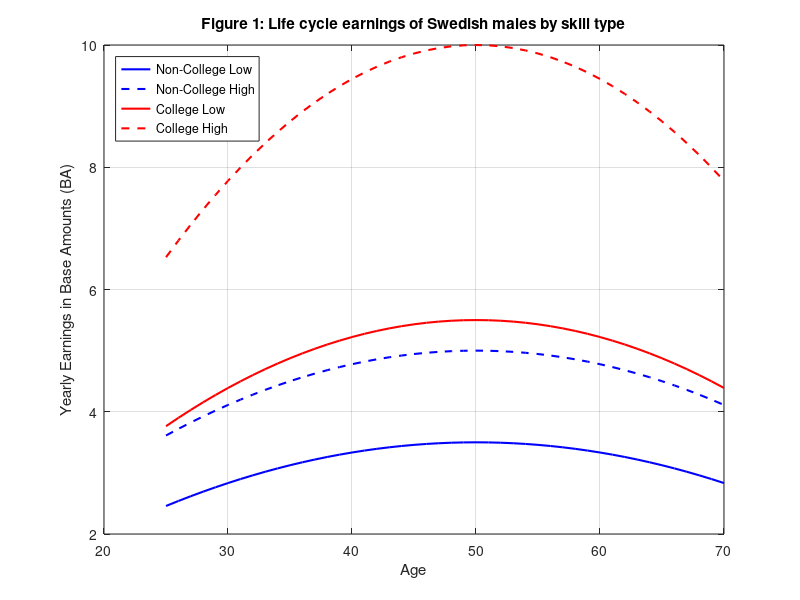

This chart was generated by the following MATLAB code: (Note: this script raises an error after producing the figure.)
% Laun & Wallenius (2015) - A Life Cycle Model of Health and Retirement: Swedish Pension Reform
% Full replication of LW2015, does all the model exercises from that paper.
%
%
% NOTE: the wage profiles (Params.w_low_i, Params.w_peak_premium_i) are our best-guess interpretations
% of LW2015; we cannot they are correct from the paper or any replication source. See inline comments for details. 
% The health-transition Markov chain (pi_z_J) is also a best-guess interpretation, but confident in it as explained in inline comments.

%% Sizes
Params.agejshifter=24;                          % first model period = age 25
N_j=80-Params.agejshifter;                      % 56 model periods, ages 25..80
Params.J=N_j;
Params.N_j=N_j;
Params.agej=1:N_j;
Params.age=Params.agej+Params.agejshifter;

n_d=5;                                          % action codes (see aprimeFn header)
n_k=100;                                        % assets
n_hist=1237;                                    % experienceasset: history index
n_a=[n_k,n_hist];                               % hist_idx last (experienceasset)
n_z=5;                                          % health state {1..5}: very bad..very good
N_i=4;                                          % PType: NCL, NCH, CL, CH
Names_i={'NCL','NCH','CL','CH'};


doPart=[0,0,0,1,1,1];
% doPart(1): pre-reform baseline
% doPart(2): regular pension reform only (post-reform PB + DI; OPB unchanged), partial eqm
% doPart(3): regular pension reform only, general eqm
% doPart(4): full reform (also post-reform OPB DC scheme), partial eqm
% doPart(5): full reform, general eqm
% doPart(6): welfare CEV (full GE vs pre-reform) -- closed form for log utility

% Make sure the subfolders to save output exist
if ~exist('SavedOutput','dir'); mkdir('SavedOutput'); end
if ~exist('./SavedOutput/LatexInputs','dir'); mkdir('./SavedOutput/LatexInputs'); end
if ~exist('./SavedOutput/Graphs','dir'); mkdir('./SavedOutput/Graphs'); end

%% hist_idx layout -- READ THIS BEFORE CHANGING ANYTHING ABOVE
% hist_idx is the experienceasset and encodes the agent's "employment history"
% as a single integer in {1..1237}. It tracks three pieces of information:
%   swa = first stop-work age      (model period; 0 = never stopped)
%   dia = first DI-claim age       (model period; 0 = never claimed DI)
%   pba = first PB-claim age       (model period; 0 = never claimed PB)
% All three transitions are absorbing (work is absorbing once stopped, DI and
% PB claims cannot be reversed). LW2016's replication code uses the same
% scheme; LW2015 describes it as "each possible employment history" (p.129).
%
% The unconstrained product {swa,dia,pba} has 57 x 41 x 21 = 49,077 entries,
% but only ~2.5% of those are reachable because:
%   (i)  if DI is claimed then swa = dia (you can't work while on DI), and
%   (ii) DI and PB are mutually exclusive pre-65 (auto-conversion at 65 is
%        mechanical, not a separate claim).
% We therefore compress the reachable subset into 1237 integer indices, split
% into two contiguous blocks:
%   Block A (no DI, indices 1..1197):  dia = 0; (swa, pba) cartesian.
%       swa ranges over {0,1..56} (57 values; 0 = never stopped).
%       pba ranges over {0,37..56} (21 values; 0 = never, 37 corresponds to
%       age 61, the earliest claim age).
%       Encoding: hist_idx = swa*21 + pba_idx, with pba_idx = 1 if pba=0,
%       else pba_idx = pba - 35.
%   Block B (on DI, indices 1198..1237):  dia in {1..40} (DI claimed at model
%       period 1..40 i.e. real age 25..64). swa = dia (forced), pba = 0.
%       Encoding: hist_idx = 1197 + dia.
% Inversion (decode) and encoding are inlined in both LuanWallenius2015_aprimeFn.m
% and LuanWallenius2015_ReturnFn.m (look for `n_no_di = 1197`). The agent's
% decision variable d in {1..5} dispatches the transition: see the aprimeFn
% header for the d -> (swa', dia', pba') rules.
%
% Benefit calculations are NOT precomputed into tables. They are evaluated on
% the fly by LuanWallenius2015_PB.m, _DI.m, _OPB.m at every ReturnFn call,
% which in turn call LuanWallenius2015_AP.m to evaluate average pension points
% from the (swa, dia) history under the literal top-15-best rule (with
% 3-year-pre-DI projection inside AP when dia > 0).

%% Parameters
Params.r=0.03;
Params.beta=1/(1+Params.r);

% Disutility from work, by health state (h=1 verybad..h=5 verygood)
Params.b1=3.5;
Params.b2=3.0;
Params.b3=2.5;
Params.b4=2.0;
Params.b5=1.5;

% Labor
Params.lbar=1/3;

% Taxes (paper Section 3)
Params.tau_l1=0.31;
Params.tau_l2=0.51;
Params.tau_ss=0.23;
Params.tau_c=0.25;
Params.tax_thresh=6;                            % ~219300 SEK / 36300 SEK = 6 BA

% Pension policy ages (Swedish pre-reform)
Params.agej_pb_first=61-Params.agejshifter;     % first PB-claim model age (=37)
Params.agej_di_max =64-Params.agejshifter;      % last new DI claim (=40)
Params.agej_65     =65-Params.agejshifter;      % DI->PB transfer (=41)

% Pension-points cap (7.5 BA earnings cap; BA subtracted)
Params.ppmax=6.5;

% Lump-sum transfer (paper: ~15000 SEK = ~0.4 BA)
Params.T=0.4;
% Pre-reform: T held at the paper's reported equilibrium value; we skip the GE budget-balance loop here (we do solve for it for the post-reform run below).

% Reform regime:
%   0 = pre-reform (Swedish PAYG-DB pension; AP-based PB and DI;
%       pre-reform OPB).
%   1 = regular pension reform only (NDC PB; 64%-of-pre-DI-avg DI;
%       OPB unchanged) -- maps to LW2015 Fig 6's "regular pension reform
%       only" decomposition line.
%   2 = full reform (also DC OPB: 4.5%/30% contributions, benefit =
%       capital_OPB / annuity_factor) -- maps to LW2015 Fig 5's headline
%       full-reform line.
% OPB_DI top-up is held at the pre-reform formula in all regimes (paper
% does not specify a post-reform OPB_DI rule).
Params.regime=0;

% Age weights (paper assumes equal mass per age)
Params.mewj=ones(1,N_j)/N_j;

%% Wage profiles, per-PType (w_low, w_peak_premium) scalars
% Hump-shaped quadratic peaking at age 50, in BA units per year of full-time
% work. Closed form is inlined where used (ReturnFn for current-period
% earnings; AP, OPB, OPB_DI for per-age wages):
%   w(real_age) = w_low_i + w_peak_premium_i * max(0, 1 - ((real_age-50)/30)^2)
%
% Values eyeballed from LW2015 Fig. 1 (LINDA 1968-1997 regression -- the
% regression coefficients are not published in the paper or any working-
% paper appendix we can locate).
% NOTE: we CANNOT borrow from the LW2016 sequel replication code (RED
% 14-161, Compusswe/Version 1/w.m) because LW2016 publishes only TWO
% regressed wage profiles (HS, CL); the within-education fixed-effect
% dimension that LW2015 uses for the NCL/NCH and CL/CH split is gone in
% LW2016. Fitting all four LW2015 profiles requires either the original
% regression output or LINDA access to re-estimate.
Params.w_low_i         =[2.0; 3.0; 3.0; 5.0];   % NCL, NCH, CL, CH
Params.w_peak_premium_i=[1.5; 2.0; 2.5; 5.0];

%% Occupational pension: blue vs white collar by PType
Params.collar_i=[0; 0; 1; 1];                   % 0 = blue-collar; 1 = white-collar

%% PType mass (~17% college; split 50/50 low/high within each education group)
Params.ptypedist=[0.415; 0.415; 0.085; 0.085];
PTypeDistParamNames={'ptypedist'};

%% Figure 1: life-cycle earnings by PType (LW2015 Fig 1)
% Reproduces the four hump-shaped earnings profiles in BA/year.
fig1_ages=25:70;
fig1_w=zeros(4,length(fig1_ages));
for ii=1:4
    hump_ii=max(0,1-((fig1_ages-50)/30).^2);
    fig1_w(ii,:)=Params.w_low_i(ii)+Params.w_peak_premium_i(ii)*hump_ii;
end
fig1=figure(1);
plot(fig1_ages,fig1_w(1,:),'-b','LineWidth',1.5); hold on;
plot(fig1_ages,fig1_w(2,:),'--b','LineWidth',1.5);
plot(fig1_ages,fig1_w(3,:),'-r','LineWidth',1.5);
plot(fig1_ages,fig1_w(4,:),'--r','LineWidth',1.5);
xlabel('Age');
ylabel('Yearly Earnings in Base Amounts (BA)');
legend({'Non-College Low','Non-College High','College Low','College High'},'Location','northwest');
title('Figure 1: Life cycle earnings of Swedish males by skill type');
grid on;
saveas(fig1,'SavedOutput/Graphs/LuanWallenius2015_Figure1.png');

%% Table 4: calibrated parameter values (LW2015 Table 4)
fid=fopen('SavedOutput/LatexInputs/LuanWallenius2015_Table4.tex','w');
fprintf(fid,'\\begin{tabular}{lll}\n\\hline\n');
fprintf(fid,'Parameter & Value & Explanation \\\\\n\\hline\n');
fprintf(fid,'\\multicolumn{3}{l}{\\textit{Policy parameters}} \\\\\n');
fprintf(fid,'$\\tau_{l1}$ & %.2f & Tax on labor income below threshold \\\\\n',Params.tau_l1);
fprintf(fid,'$\\tau_{l2}$ & %.2f & Tax on labor income above threshold \\\\\n',Params.tau_l2);
fprintf(fid,'$\\tau_{ss}$ & %.2f & Social security tax \\\\\n',Params.tau_ss);
fprintf(fid,'$\\tau_c$ & %.2f & Consumption tax \\\\\n',Params.tau_c);
fprintf(fid,'$\\bar{Y}_{\\text{thr}}$ & %g BA & Tax-bracket threshold \\\\\n',Params.tax_thresh);
fprintf(fid,'$T$ & %.2f BA & Lump-sum transfer (pre-reform) \\\\\n',Params.T);
fprintf(fid,'\\hline\n');
fprintf(fid,'\\multicolumn{3}{l}{\\textit{Utility parameters}} \\\\\n');
fprintf(fid,'$\\beta$ & %.4f & Discount factor \\\\\n',Params.beta);
fprintf(fid,'$r$ & %.2f & Interest rate \\\\\n',Params.r);
fprintf(fid,'$b_5$ & %.1f & Disutility from work when health very good \\\\\n',Params.b5);
fprintf(fid,'$b_4$ & %.1f & Disutility from work when health good \\\\\n',Params.b4);
fprintf(fid,'$b_3$ & %.1f & Disutility from work when health fair \\\\\n',Params.b3);
fprintf(fid,'$b_2$ & %.1f & Disutility from work when health bad \\\\\n',Params.b2);
fprintf(fid,'$b_1$ & %.1f & Disutility from work when health very bad \\\\\n',Params.b1);
fprintf(fid,'$\\bar{l}$ & 1/3 & Labor supply (full-time fraction) \\\\\n');
fprintf(fid,'\\hline\n');
fprintf(fid,'\\multicolumn{3}{l}{\\textit{Health parameters}} \\\\\n');
fprintf(fid,'$\\varepsilon^l$ & 1 & Health drop from small negative shock \\\\\n');
fprintf(fid,'$\\varepsilon^h$ & 3 & Health drop from large negative shock \\\\\n');
fprintf(fid,'$\\varepsilon^i$ & 1 & Health gain from positive shock \\\\\n');
fprintf(fid,'$p^l_a$ & 0.1 $\\to$ 0.6 & Prob. small neg. shock (linear in age) \\\\\n');
fprintf(fid,'$p^l_1$ & 0.6 & Prob. small neg. shock at $h=1$ \\\\\n');
fprintf(fid,'$p^h$ & 0.01 & Prob. large neg. shock \\\\\n');
fprintf(fid,'$p^h_1$ & 0.1 & Prob. large neg. shock at $h=1$ \\\\\n');
fprintf(fid,'$p^i_{a,5}$ & 1.0 $\\to$ 0.5 & Prob. positive shock at $h=5$ \\\\\n');
fprintf(fid,'$p^i_{a,4}$ & 0.9 $\\to$ 0.5 & Prob. positive shock at $h=4$ \\\\\n');
fprintf(fid,'$p^i_{a,3}$ & 0.8 $\\to$ 0.5 & Prob. positive shock at $h=3$ \\\\\n');
fprintf(fid,'$p^i_{a,2}$ & 0.7 $\\to$ 0.5 & Prob. positive shock at $h=2$ \\\\\n');
fprintf(fid,'$p^i_{a,1}$ & 0.6 $\\to$ 0.5 & Prob. positive shock at $h=1$ \\\\\n');
fprintf(fid,'\\hline\n\\end{tabular}\n');
fclose(fid);

%% Grids
k_grid=linspace(0,50,n_k)';                     % 0 to 50 BA
hist_grid=(1:n_hist)';                          % experienceasset values are the indices themselves
a_grid=[k_grid; hist_grid];                     % hist_grid last (experienceasset)

z_grid=(1:5)';                                  % health 1..5

d_grid=(1:n_d)';                                % action codes 1..5

%% Age-dependent health transition matrix pi_z_J: 5 x 5 x N_j
% Three exogenous shocks per LW2015 Table 4:
%   small negative (Delta h = -1), prob p_l, age-varying (and elevated at h=1)
%   large negative (Delta h = -3), prob p_h, mostly age-invariant
%   positive       (Delta h = +1), prob p_i, age- and health-varying
% Reading A (independent Bernoulli draws): see comment block immediately
% following this loop.
pi_z_J=zeros(5,5,N_j);
p_pos_young=[0.6 0.7 0.8 0.9 1.0];
for jj=1:N_j
    age_frac=(jj-1)/(N_j-1);
    for hh=1:5
        if hh==1
            p_l=0.6;                                            % LW2015 p^l_1 override
            p_h=0.1;                                            % LW2015 p^h_1 override
        else
            p_l=0.1+0.5*age_frac;                               % LW2015 p^l_a default
            p_h=0.01;                                           % LW2015 p^h default
        end
        p_i=p_pos_young(hh)-(p_pos_young(hh)-0.5)*age_frac;     % LW2015 p^i_{a,h}

        % Enumerate the 2^3 = 8 joint outcomes
        for s_l=0:1
            for s_h=0:1
                for s_i=0:1
                    prob = (s_l*p_l + (1-s_l)*(1-p_l)) ...
                         * (s_h*p_h + (1-s_h)*(1-p_h)) ...
                         * (s_i*p_i + (1-s_i)*(1-p_i));
                    delta = -s_l - 3*s_h + s_i;
                    h_prime = max(1, min(5, hh + delta));
                    pi_z_J(hh, h_prime, jj) = pi_z_J(hh, h_prime, jj) + prob;
                end
            end
        end
    end
end

% READING A FOR THE HEALTH-TRANSITION TABLE -- WHY AND HOW
% LW2015 Table 4 lists three shock probabilities (p^l small negative, p^h
% large negative, p^i positive) and does NOT specify how to aggregate them
% into a one-step Markov transition. At several (h, age) cells the three
% sum to more than 1 if read as mutually-exclusive event probabilities:
%   young h=4:  p^l=0.10, p^h=0.01, p^i=0.90  -> sum 1.01
%   old h=4:    p^l=0.60, p^h=0.01, p^i=0.50  -> sum 1.11
%   old h=3:    p^l=0.60, p^h=0.01, p^i=0.50  -> sum 1.11
% So the natural mutually-exclusive reading needs ad-hoc renormalization.
%
% Reading A (above): the three shocks are independent Bernoulli draws per
% period. The joint distribution has 8 outcomes (each combination of the
% three shocks firing or not), the net change in h is the algebraic sum of
% the firing-shock values, and we cap to [1, 5] at the end. This:
%   (i)   uses every Table-4 probability at face value, no clipping,
%   (ii)  is consistent with how the LW2016 replication code combines
%         negative shocks with the (endogenous, success-probability-driven)
%         positive event -- as independent draws whose joint probabilities
%         multiply,
%   (iii) gives a richer five-state Markov chain than Reading B would: at
%         healthy states the positive shock partially "shields" the agent
%         from a coincident negative shock (e.g. at h=5 young with p^i=1,
%         a coincident small negative shock nets to 0 and stays at h=5;
%         coincident large negative nets to -2 and lands at h=3 instead of
%         h=2), and at h=1 the elevated p^l keeps the agent stuck through
%         the cap rather than moving.
%
% Important caveat: LW2016 cannot directly confirm this interpretation --
% LW2016 dropped the exogenous positive shock entirely and replaced it with
% endogenous health investment, so their code structure doesn't include the
% three-event aggregation LW2015 leaves ambiguous.
%
% Empirical validation: LW2015 p.132 reports the model's health distribution
% at real age 70 as (42, 25, 13, 9, 11) % across (very good, good, fair,
% bad, very bad). Health is purely exogenous in LW2015, so this distribution
% is just the initial dist P(h=5)=1 propagated through 45 periods of pi_z_J
% -- independent of all other model parameters. See LWtest.m. Propagating
% under Reading A gives an L1 distance of 5.6 percentage points to the
% paper's reported values; Reading B gives 34.4. Reading A is therefore not
% just a defensible interpretation but is empirically consistent with the
% paper's own model output, while Reading B is decisively ruled out.

%% Experienceasset setup (hist_idx)
vfoptions.experienceasset=1;
vfoptions.aprimeFn=@(d,hist_idx,agej,agej_pb_first,agej_di_max) LuanWallenius2015_aprimeFn(d,hist_idx,agej,agej_pb_first,agej_di_max);
simoptions.experienceasset=1;
simoptions.aprimeFn=vfoptions.aprimeFn;
simoptions.d_grid=d_grid;
simoptions.a_grid=a_grid;

%% Divide-and-conquer and grid interpolation layer
vfoptions.divideandconquer=1; % This both cuts memory use and speeds it up
vfoptions.gridinterplayer=1;
vfoptions.ngridinterp=10;
simoptions.gridinterplayer=vfoptions.gridinterplayer;
simoptions.ngridinterp=vfoptions.ngridinterp;

%% Return function
DiscountFactorParamNames={'beta'};
ReturnFn=@(d,kprime,k,hist_idx,h,agej,r,b1,b2,b3,b4,b5,tax_thresh,tau_l1,tau_l2,tau_ss,tau_c,T,w_low_i,w_peak_premium_i,collar_i,lbar,ppmax,N_j,agejshifter,agej_pb_first,agej_di_max,agej_65,regime) ...
    LuanWallenius2015_ReturnFn(d,kprime,k,hist_idx,h,agej,r,b1,b2,b3,b4,b5,tax_thresh,tau_l1,tau_l2,tau_ss,tau_c,T,w_low_i,w_peak_premium_i,collar_i,lbar,ppmax,N_j,agejshifter,agej_pb_first,agej_di_max,agej_65,regime);

%% Initial distribution: k=0, hist_idx=1 (swa=0,dia=0,pba=0), h=verygood (h_idx=5)
jequaloneDist=zeros([n_a,n_z]);
jequaloneDist(1,1,5)=1;

AgeWeightParamNames={'mewj'};

%% Functions to evaluate (inline)
% hist_idx -> on_DI, on_PB inferred via the same arithmetic used inside ReturnFn
FnsToEvaluate.working=@(d,kprime,k,hist_idx,h) (d==1 || d==5);
FnsToEvaluate.onDI=@(d,kprime,k,hist_idx,h) (hist_idx>1197);
FnsToEvaluate.onPB=@(d,kprime,k,hist_idx,h) ((hist_idx<=1197) && (mod(hist_idx-1,21)+1>1));
FnsToEvaluate.assets=@(d,kprime,k,hist_idx,h) k;
FnsToEvaluate.health=@(d,kprime,k,hist_idx,h) h;
FnsToEvaluate.histidx=@(d,kprime,k,hist_idx,h) hist_idx;
% Retirement age: decoded swa (with swa=0 -> "never stopped, count as age N_j+agejshifter")
FnsToEvaluate.retire_age=@(d,kprime,k,hist_idx,h,agejshifter,N_j) ...
    ((hist_idx>1197)*(hist_idx-1197+agejshifter)) + ...
    ((hist_idx<=1197)*((floor((hist_idx-1)/21)>0)*(floor((hist_idx-1)/21)+agejshifter) + (floor((hist_idx-1)/21)==0)*(N_j+agejshifter)));
% DI claim age: dia+agejshifter if on DI, 0 otherwise. Divide by mean(onDI) at j=N_j for the conditional mean.
FnsToEvaluate.di_claim_age=@(d,kprime,k,hist_idx,h,agejshifter) ...
    (hist_idx>1197)*(hist_idx-1197+agejshifter);

%% Pre-reform
if doPart(1)==1
    % Solve value function
    vfoptions.verbose=1;
    tic;
    [V_pre,Policy_pre]=ValueFnIter_Case1_FHorz_PType(n_d,n_a,n_z,N_j,Names_i,d_grid,a_grid,z_grid,pi_z_J,ReturnFn,Params,DiscountFactorParamNames,vfoptions);
    vftime=toc
    vfoptions.verbose=0;

    % Stationary distribution
    StationaryDist_pre=StationaryDist_Case1_FHorz_PType(jequaloneDist,AgeWeightParamNames,PTypeDistParamNames,Policy_pre,n_d,n_a,n_z,N_j,Names_i,pi_z_J,Params,simoptions);

    %% All-stats and life-cycle profiles
    AllStats_pre=EvalFnOnAgentDist_AllStats_FHorz_Case1_PType(StationaryDist_pre,Policy_pre,FnsToEvaluate,Params,n_d,n_a,n_z,N_j,Names_i,d_grid,a_grid,z_grid,simoptions);
    AgeConditionalStats_pre=LifeCycleProfiles_FHorz_Case1_PType(StationaryDist_pre,Policy_pre,FnsToEvaluate,Params,n_d,n_a,n_z,N_j,Names_i,d_grid,a_grid,z_grid,simoptions);

    save('./SavedOutput/LuanWallenius2015_results.mat','V_pre','Policy_pre','StationaryDist_pre','AllStats_pre','AgeConditionalStats_pre','Params','-v7.3');
else
    load ./SavedOutput/LuanWallenius2015_results.mat
end
% Free up some memory
clear V_pre Policy_pre StationaryDist_pre

%% Figure 3: model employment distribution by age bin
bin_labels={'50-54','55-59','60-64','65-69','70-74'};

emp_age=100*AgeConditionalStats_pre.working.Mean;
bin_starts=[50 55 60 65 70]-Params.agejshifter;
model_emp=zeros(1,5);
for bb=1:5
    js=bin_starts(bb):(bin_starts(bb)+4);
    model_emp(bb)=mean(emp_age(js));
end

fig3=figure(3);
plot(1:5,model_emp,'-bo','LineWidth',1.5,'MarkerFaceColor','b');
set(gca,'XTick',1:5,'XTickLabel',bin_labels);
xlabel('Age');
ylabel('Fraction Employed (%)');
ylim([0 100]);
legend({'Model'},'Location','northeast');
title('Figure 3: Model employment distribution');
grid on;
saveas(fig3,'SavedOutput/Graphs/LuanWallenius2015_Figure3.png');

%% Figure 4: model DI incidence by age bin
di_bin_labels={'25-29','30-34','35-39','40-44','45-49','50-54','55-59','60-64'};

di_age=100*AgeConditionalStats_pre.onDI.Mean;
di_bin_starts=[25 30 35 40 45 50 55 60]-Params.agejshifter;
model_di=zeros(1,8);
for bb=1:8
    js=di_bin_starts(bb):(di_bin_starts(bb)+4);
    model_di(bb)=mean(di_age(js));
end

fig4=figure(4);
plot(1:8,model_di,'-bo','LineWidth',1.5,'MarkerFaceColor','b');
set(gca,'XTick',1:8,'XTickLabel',di_bin_labels);
xlabel('Age');
ylabel('Fraction on DI (%)');
ylim([0 25]);
legend({'Model'},'Location','northwest');
title('Figure 4: Model DI incidence');
grid on;
saveas(fig4,'SavedOutput/Graphs/LuanWallenius2015_Figure4.png');

%% ===================================================================
%% POST-REFORM EXPERIMENT (PARTIAL EQUILIBRIUM)
%% ===================================================================
% Switch the regime flag to 1 (post-reform NDC) and resolve. T is held at
% the pre-reform value of 0.4 BA -- this is LW2015's "partial equilibrium"
% specification (Section 6: "ignore this general equilibrium aspect and
% only consider the partial equilibrium decision problem of agents"). PE
% gives a 2.7-year retirement-age increase in the paper vs 2.5 under full
% GE. Welfare CVs would differ more substantially and require the GE
% T-clearing loop; we don't compute welfare here.
%
% Only PB and DI are switched to their post-reform formulas (NDC pension
% and 64%-of-pre-DI-avg DI). OPB and OPB_DI are held at pre-reform values.
% This corresponds to LW2015's "regular pension reform only" decomposition
% (Fig 6), which gives a slightly larger labor-supply response than the
% full reform.


% Switch regime
Params.regime=1;

%% Reform, partial eqm
if doPart(2)==1
    % Solve post-reform value function
    vfoptions.verbose=1;
    tic;
    [V_post,Policy_post]=ValueFnIter_Case1_FHorz_PType(n_d,n_a,n_z,N_j,Names_i,d_grid,a_grid,z_grid,pi_z_J,ReturnFn,Params,DiscountFactorParamNames,vfoptions);
    vftime_post=toc
    vfoptions.verbose=0;

    %% Post-reform stationary distribution
    StationaryDist_post=StationaryDist_Case1_FHorz_PType(jequaloneDist,AgeWeightParamNames,PTypeDistParamNames,Policy_post,n_d,n_a,n_z,N_j,Names_i,pi_z_J,Params,simoptions);

    %% Post-reform AllStats / AgeConditionalStats
    AllStats_post=EvalFnOnAgentDist_AllStats_FHorz_Case1_PType(StationaryDist_post,Policy_post,FnsToEvaluate,Params,n_d,n_a,n_z,N_j,Names_i,d_grid,a_grid,z_grid,simoptions);
    AgeConditionalStats_post=LifeCycleProfiles_FHorz_Case1_PType(StationaryDist_post,Policy_post,FnsToEvaluate,Params,n_d,n_a,n_z,N_j,Names_i,d_grid,a_grid,z_grid,simoptions);

    save('./SavedOutput/LuanWallenius2015_results_partialeqm.mat','V_post','Policy_post','StationaryDist_post','AllStats_post','AgeConditionalStats_post','Params','-v7.3');
else
    load ./SavedOutput/LuanWallenius2015_results_partialeqm.mat
end
% Free up some memory
clear V_post Policy_post StationaryDist_post

%% Pre- vs regular-only PE employment by age bin
% (Used downstream by Figs 5/5b/6 and by the PE-summary block.)
emp_age_pre =100*AgeConditionalStats_pre.working.Mean;
emp_age_post=100*AgeConditionalStats_post.working.Mean;
model_emp_pre =zeros(1,5);
model_emp_post=zeros(1,5);
for bb=1:5
    js=bin_starts(bb):(bin_starts(bb)+4);
    model_emp_pre(bb) =mean(emp_age_pre(js));
    model_emp_post(bb)=mean(emp_age_post(js));
end

%% Quick summary: average retirement age proxy (1 - mean-employed share)
%  weighted by age. Not the paper's exact statistic but a usable comparison.
mean_emp_pre =mean(AgeConditionalStats_pre.working.Mean);
mean_emp_post=mean(AgeConditionalStats_post.working.Mean);
fprintf('\nPost-reform PE summary:\n');
fprintf('  Mean employment rate (pre):  %.3f\n',mean_emp_pre);
fprintf('  Mean employment rate (post): %.3f\n',mean_emp_post);
fprintf('  Delta employment (post-pre): %+.3f\n',mean_emp_post-mean_emp_pre);
fprintf('  Employment 65-69 (pre):  %.1f%%\n',model_emp_pre(4));
fprintf('  Employment 65-69 (post): %.1f%%\n',model_emp_post(4));


%% Reform, general eqm
% Same regime switch as the PE block above, but now T is a GE price solved by
% VFI Toolkit's HeteroAgentStationaryEqm_Case1_FHorz_PType. The GeneralEqmEqn
% is inline: at equilibrium the aggregate per-agent net surplus
%   (income_tax + ss_tax + consumption_tax) - (PB + DI + OPB + OPB_DI)
% equals T (the lump-sum transfer per agent). LW2015 p.134 reports T rising
% from ~0.4 BA (pre-reform) to ~0.6 BA (post-reform GE) as pension outlays fall.
if doPart(3)==1
    % Switch to post-reform; T is the GE price (initial guess = PE value)
    Params.regime=1;
    Params.T=0.4;

    % FnsToEvaluate: per-agent budget surplus (helper in LuanWallenius2015_BudgetFn.m)
    FnsToEvaluate_GE.surplus=@(d,kprime,k,hist_idx,h,agej,r,tax_thresh,tau_l1,tau_l2,tau_ss,tau_c,T,w_low_i,w_peak_premium_i,collar_i,lbar,ppmax,N_j,agejshifter,agej_65,regime) ...
        LuanWallenius2015_BudgetFn(d,kprime,k,hist_idx,h,agej,r,tax_thresh,tau_l1,tau_l2,tau_ss,tau_c,T,w_low_i,w_peak_premium_i,collar_i,lbar,ppmax,N_j,agejshifter,agej_65,regime);

    % GeneralEqmEqn (inline): aggregate surplus minus T = 0
    GeneralEqmEqns.budget=@(surplus,T) surplus-T;

    GEPriceParamNames={'T'};
    heteroagentoptions.verbose=1;

    [p_eqm,GECondns]=HeteroAgentStationaryEqm_Case1_FHorz_PType(n_d,n_a,n_z,N_j,Names_i,[],pi_z_J,d_grid,a_grid,z_grid,jequaloneDist,ReturnFn,FnsToEvaluate_GE,GeneralEqmEqns,Params,DiscountFactorParamNames,AgeWeightParamNames,PTypeDistParamNames,GEPriceParamNames,heteroagentoptions,simoptions,vfoptions);

    Params.T=p_eqm.T;
    Params.T_ge=p_eqm.T;

    % Re-solve at GE T for stats
    [V_ge,Policy_ge]=ValueFnIter_Case1_FHorz_PType(n_d,n_a,n_z,N_j,Names_i,d_grid,a_grid,z_grid,pi_z_J,ReturnFn,Params,DiscountFactorParamNames,vfoptions);
    StationaryDist_ge=StationaryDist_Case1_FHorz_PType(jequaloneDist,AgeWeightParamNames,PTypeDistParamNames,Policy_ge,n_d,n_a,n_z,N_j,Names_i,pi_z_J,Params,simoptions);

    AllStats_ge=EvalFnOnAgentDist_AllStats_FHorz_Case1_PType(StationaryDist_ge,Policy_ge,FnsToEvaluate,Params,n_d,n_a,n_z,N_j,Names_i,d_grid,a_grid,z_grid,simoptions);
    AgeConditionalStats_ge=LifeCycleProfiles_FHorz_Case1_PType(StationaryDist_ge,Policy_ge,FnsToEvaluate,Params,n_d,n_a,n_z,N_j,Names_i,d_grid,a_grid,z_grid,simoptions);

    save('./SavedOutput/LuanWallenius2015_results_generaleqm.mat','V_ge','Policy_ge','StationaryDist_ge','AllStats_ge','AgeConditionalStats_ge','Params','-v7.3');
else
    load ./SavedOutput/LuanWallenius2015_results_generaleqm.mat
end
% Free up some memory
clear V_ge Policy_ge StationaryDist_ge

% Restore regime and T to baseline values for any subsequent re-runs
Params.regime=0;
Params.T=0.4;

%% Figure 5b: pre- vs post-reform (PE) vs post-reform (GE) employment
emp_age_ge=100*AgeConditionalStats_ge.working.Mean;
model_emp_ge=zeros(1,5);
for bb=1:5
    js=bin_starts(bb):(bin_starts(bb)+4);
    model_emp_ge(bb)=mean(emp_age_ge(js));
end

fig5b=figure(6);
plot(1:5,model_emp_pre,'--bo','LineWidth',1.5,'MarkerFaceColor','b'); hold on;
plot(1:5,model_emp_post,'-rs','LineWidth',1.5,'MarkerFaceColor','r');
plot(1:5,model_emp_ge,'-.gd','LineWidth',1.5,'MarkerFaceColor','g');
set(gca,'XTick',1:5,'XTickLabel',bin_labels);
xlabel('Age');
ylabel('Fraction Employed (%)');
ylim([0 100]);
legend({'Pre-reform','Post-reform (regular only, PE)','Post-reform (regular only, GE)'},'Location','northeast');
title('Figure 5b: PE vs GE for the regular-only pension reform');
grid on;
saveas(fig5b,'SavedOutput/Graphs/LuanWallenius2015_Figure5b.png');

%% Quick GE summary
mean_emp_ge=mean(AgeConditionalStats_ge.working.Mean);
fprintf('\nPost-reform GE summary:\n');
fprintf('  Equilibrium T (GE):           %.4f BA  (paper: ~0.6)\n',Params.T_ge);
fprintf('  Mean employment rate (GE):    %.3f\n',mean_emp_ge);
fprintf('  Delta employment (GE - pre):  %+.3f\n',mean_emp_ge-mean_emp_pre);
fprintf('  Delta employment (GE - PE):   %+.3f\n',mean_emp_ge-mean_emp_post);
fprintf('  Employment 65-69 (pre):  %.1f%%\n',model_emp_pre(4));
fprintf('  Employment 65-69 (PE):   %.1f%%\n',model_emp_post(4));
fprintf('  Employment 65-69 (GE):   %.1f%%\n',model_emp_ge(4));


%% ===================================================================
%% FULL REFORM (regular + occupational), partial equilibrium
%% ===================================================================
% Same setup as doPart(2) PE, but now regime=2 so PB, DI AND OPB are all on
% their post-reform formulas (NDC pension, 64%-of-pre-DI-avg DI, and DC OPB
% with 4.5%/30% contributions). T is held at the pre-reform 0.4 BA (PE per
% LW2015 Section 6). This corresponds to LW2015 Figure 5's headline
% pre-vs-full post-reform comparison; combined with doPart(2)'s
% regular-only line, it recovers the LW2015 Figure 6 decomposition. Paper
% p.133 notes the full-reform line should sit BELOW the regular-only line
% at 65-69 and 70-74 because the new DC OPB is more generous and creates
% an income effect that dampens additional labor supply.

% Switch to full-reform regime, PE
Params.regime=2;
Params.T=0.4;

if doPart(4)==1
    vfoptions.verbose=1;
    tic;
    [V_full,Policy_full]=ValueFnIter_Case1_FHorz_PType(n_d,n_a,n_z,N_j,Names_i,d_grid,a_grid,z_grid,pi_z_J,ReturnFn,Params,DiscountFactorParamNames,vfoptions);
    vftime_full=toc
    vfoptions.verbose=0;

    StationaryDist_full=StationaryDist_Case1_FHorz_PType(jequaloneDist,AgeWeightParamNames,PTypeDistParamNames,Policy_full,n_d,n_a,n_z,N_j,Names_i,pi_z_J,Params,simoptions);

    AllStats_full=EvalFnOnAgentDist_AllStats_FHorz_Case1_PType(StationaryDist_full,Policy_full,FnsToEvaluate,Params,n_d,n_a,n_z,N_j,Names_i,d_grid,a_grid,z_grid,simoptions);
    AgeConditionalStats_full=LifeCycleProfiles_FHorz_Case1_PType(StationaryDist_full,Policy_full,FnsToEvaluate,Params,n_d,n_a,n_z,N_j,Names_i,d_grid,a_grid,z_grid,simoptions);

    save('./SavedOutput/LuanWallenius2015_results_fullreform.mat','V_full','Policy_full','StationaryDist_full','AllStats_full','AgeConditionalStats_full','Params','-v7.3');
else
    load ./SavedOutput/LuanWallenius2015_results_fullreform.mat
end
% Free up some memory
clear V_full Policy_full StationaryDist_full

% Restore baselines
Params.regime=0;
Params.T=0.4;

%% Per-bin full-PE employment (used by Fig 6 PE companion + summary stats below)
emp_age_full=100*AgeConditionalStats_full.working.Mean;
model_emp_full=zeros(1,5);
for bb=1:5
    js=bin_starts(bb):(bin_starts(bb)+4);
    model_emp_full(bb)=mean(emp_age_full(js));
end

%% Full reform PE summary
mean_emp_full=mean(AgeConditionalStats_full.working.Mean);
fprintf('\nFull reform PE summary:\n');
fprintf('  Mean employment rate (full PE):    %.3f\n',mean_emp_full);
fprintf('  Delta employment (full - pre):     %+.3f\n',mean_emp_full-mean_emp_pre);
fprintf('  Delta employment (full - reg only):%+.3f  (paper: should be NEGATIVE)\n',mean_emp_full-mean_emp_post);
fprintf('  Employment 65-69 (pre):              %.1f%%\n',model_emp_pre(4));
fprintf('  Employment 65-69 (reg-only PE):      %.1f%%\n',model_emp_post(4));
fprintf('  Employment 65-69 (full PE):          %.1f%%\n',model_emp_full(4));


%% ===================================================================
%% FULL REFORM (regular + occupational), general equilibrium
%% ===================================================================
% Like doPart(3) but with regime=2 (full reform). T is the GE price; the
% inline GeneralEqmEqn forces aggregate net surplus = T at convergence.
% Paper's headline 2.5-year retirement-age increase is computed under this
% full-GE regime.
if doPart(5)==1
    Params.regime=2;
    Params.T=0.4;

    FnsToEvaluate_GE.surplus=@(d,kprime,k,hist_idx,h,agej,r,tax_thresh,tau_l1,tau_l2,tau_ss,tau_c,T,w_low_i,w_peak_premium_i,collar_i,lbar,ppmax,N_j,agejshifter,agej_65,regime) ...
        LuanWallenius2015_BudgetFn(d,kprime,k,hist_idx,h,agej,r,tax_thresh,tau_l1,tau_l2,tau_ss,tau_c,T,w_low_i,w_peak_premium_i,collar_i,lbar,ppmax,N_j,agejshifter,agej_65,regime);

    GeneralEqmEqns.budget=@(surplus,T) surplus-T;

    GEPriceParamNames={'T'};
    heteroagentoptions.verbose=1;

    [p_eqm,GECondns]=HeteroAgentStationaryEqm_Case1_FHorz_PType(n_d,n_a,n_z,N_j,Names_i,[],pi_z_J,d_grid,a_grid,z_grid,jequaloneDist,ReturnFn,FnsToEvaluate_GE,GeneralEqmEqns,Params,DiscountFactorParamNames,AgeWeightParamNames,PTypeDistParamNames,GEPriceParamNames,heteroagentoptions,simoptions,vfoptions);

    Params.T=p_eqm.T;
    T_full_ge=p_eqm.T;

    [V_full_ge,Policy_full_ge]=ValueFnIter_Case1_FHorz_PType(n_d,n_a,n_z,N_j,Names_i,d_grid,a_grid,z_grid,pi_z_J,ReturnFn,Params,DiscountFactorParamNames,vfoptions);
    StationaryDist_full_ge=StationaryDist_Case1_FHorz_PType(jequaloneDist,AgeWeightParamNames,PTypeDistParamNames,Policy_full_ge,n_d,n_a,n_z,N_j,Names_i,pi_z_J,Params,simoptions);

    AllStats_full_ge=EvalFnOnAgentDist_AllStats_FHorz_Case1_PType(StationaryDist_full_ge,Policy_full_ge,FnsToEvaluate,Params,n_d,n_a,n_z,N_j,Names_i,d_grid,a_grid,z_grid,simoptions);
    AgeConditionalStats_full_ge=LifeCycleProfiles_FHorz_Case1_PType(StationaryDist_full_ge,Policy_full_ge,FnsToEvaluate,Params,n_d,n_a,n_z,N_j,Names_i,d_grid,a_grid,z_grid,simoptions);

    save('./SavedOutput/LuanWallenius2015_results_fullreform_ge.mat','V_full_ge','Policy_full_ge','StationaryDist_full_ge','AllStats_full_ge','AgeConditionalStats_full_ge','Params','T_full_ge','-v7.3');
else
    load ./SavedOutput/LuanWallenius2015_results_fullreform_ge.mat
end

% Restore baseline regime and T
Params.regime=0;
Params.T=0.4;

%% Full reform GE summary
emp_age_full_ge=100*AgeConditionalStats_full_ge.working.Mean;
model_emp_full_ge=zeros(1,5);
for bb=1:5
    js=bin_starts(bb):(bin_starts(bb)+4);
    model_emp_full_ge(bb)=mean(emp_age_full_ge(js));
end
mean_emp_full_ge=mean(AgeConditionalStats_full_ge.working.Mean);

fprintf('\n Full reform GE summary: \n');
fprintf('  Equilibrium T (full GE):           %.4f BA  (paper: ~0.6)\n',T_full_ge);
fprintf('  Mean employment rate (full GE):    %.3f\n',mean_emp_full_ge);
fprintf('  Delta employment (full GE - pre):  %+.3f\n',mean_emp_full_ge-mean_emp_pre);
fprintf('  Delta employment (full GE - PE):   %+.3f\n',mean_emp_full_ge-mean_emp_full);
fprintf('  Employment 65-69 (full GE):        %.1f%%\n',model_emp_full_ge(4));

%% Figure 5 (LW2015 Fig 5 headline): pre-reform vs full post-reform employment
% Paper's Figure 5 is pre-reform vs full post-reform under GE. doPart(5)
% provides the full-GE solve, so this is the paper-aligned headline plot.
fig5=figure(5);
plot(1:5,model_emp_pre,'--bo','LineWidth',1.5,'MarkerFaceColor','b'); hold on;
plot(1:5,model_emp_full_ge,'-rs','LineWidth',1.5,'MarkerFaceColor','r');
set(gca,'XTick',1:5,'XTickLabel',bin_labels);
xlabel('Age');
ylabel('Fraction Employed (%)');
ylim([0 100]);
legend({'Pre-reform','Post-reform (full, GE)'},'Location','northeast');
title('Figure 5: Employment, pre- vs full post-reform (GE)');
grid on;
saveas(fig5,'SavedOutput/Graphs/LuanWallenius2015_Figure5.png');

%% Figure 6 (LW2015 Fig 6): pre vs regular-only GE vs full-reform GE
% Paper-aligned: both post-reform lines are GE (Section 5's main calibration).
% Paper p.133 result: the full-reform line sits BELOW the regular-only line
% at 65-69 and 70-74, because the new DC OPB is more generous and creates an
% income effect that dampens additional labor supply.
fig6=figure(7);
plot(1:5,model_emp_pre,'--bo','LineWidth',1.5,'MarkerFaceColor','b'); hold on;
plot(1:5,model_emp_ge,'-rs','LineWidth',1.5,'MarkerFaceColor','r');
plot(1:5,model_emp_full_ge,'-md','LineWidth',1.5,'MarkerFaceColor','m');
set(gca,'XTick',1:5,'XTickLabel',bin_labels);
xlabel('Age');
ylabel('Fraction Employed (%)');
ylim([0 100]);
legend({'Pre-reform','Post-reform (regular only, GE)','Post-reform (full, GE)'},'Location','northeast');
title('Figure 6: Role of occupational pensions in pension reform');
grid on;
saveas(fig6,'SavedOutput/Graphs/LuanWallenius2015_Figure6.png');


%% ===================================================================
%% Average retirement age and DI claim age across all four regimes
%% ===================================================================
% retire_age FnsToEvaluate returns the decoded swa (real age); at the
% terminal model period j=N_j the cross-sectional mean across PTypes is the
% population-average final retirement age. di_claim_age returns 0 for
% non-DI claimants, so dividing AgeConditionalStats.di_claim_age.Mean by
% AgeConditionalStats.onDI.Mean at j=N_j gives the conditional mean DI
% claim age among DI claimants.

cond_di_age=@(acs) acs.di_claim_age.Mean(N_j)/max(acs.onDI.Mean(N_j),eps);

fprintf('\n=== Average retirement age and DI claim age (real ages) ===\n');
fprintf('                            Retire age   DI claim age\n');
fprintf('  Pre-reform                   %5.2f        %5.2f\n', ...
    AgeConditionalStats_pre.retire_age.Mean(N_j),  cond_di_age(AgeConditionalStats_pre));
fprintf('  Post-reform (reg only, PE)   %5.2f        %5.2f\n', ...
    AgeConditionalStats_post.retire_age.Mean(N_j), cond_di_age(AgeConditionalStats_post));
fprintf('  Post-reform (reg only, GE)   %5.2f        %5.2f\n', ...
    AgeConditionalStats_ge.retire_age.Mean(N_j),   cond_di_age(AgeConditionalStats_ge));
fprintf('  Post-reform (full, PE)       %5.2f        %5.2f\n', ...
    AgeConditionalStats_full.retire_age.Mean(N_j), cond_di_age(AgeConditionalStats_full));
fprintf('  Post-reform (full, GE)       %5.2f        %5.2f\n', ...
    AgeConditionalStats_full_ge.retire_age.Mean(N_j), cond_di_age(AgeConditionalStats_full_ge));
fprintf('\n  LW2015 reports:  pre-reform retire age = 62.1, post-reform (full GE) = 64.6 (Delta = +2.5) \n');
fprintf('                   pre-reform DI claim age = 52.8, post-reform = 51.6 (Delta = -1.2) \n');


%% ===================================================================
%% Welfare CEV (LW2015 Section 5.3, full GE vs pre-reform)
%% ===================================================================
% Closed-form CV for log utility. The per-period utility log(c) - b*l + h has
% the labor-disutility and health terms additively separable from
% consumption, so scaling c by (1+cev) shifts each period's utility by
% log(1+cev) -- a constant that (a) does NOT change the optimal policy
% (constant shift doesn't affect arg max) and (b) shifts lifetime value by
% exactly Gamma*log(1+cev), where Gamma = (1-beta^N_j)/(1-beta) is the
% discount sum. Setting V_post + log(1+cev)*Gamma = V_pre and solving:
%   cev = exp((V_pre - V_post)/Gamma) - 1
%   CV  = -cev = 1 - exp((V_pre - V_post)/Gamma)   [paper convention: CV > 0 means reform welfare-improving]
if doPart(6)==1
    load ./SavedOutput/LuanWallenius2015_results.mat V_pre
    load ./SavedOutput/LuanWallenius2015_results_fullreform_ge.mat V_full_ge

    Gamma=(1-Params.beta^N_j)/(1-Params.beta);
    init_k=1; init_hist=1; init_h=5; init_j=1;

    CV=struct();
    CV_pop_weighted=0;
    for ii=1:N_i
        iistr=Names_i{ii};
        V_pre_init  =V_pre.(iistr)(init_k,init_hist,init_h,init_j);
        V_post_init =V_full_ge.(iistr)(init_k,init_hist,init_h,init_j);
        CV.(iistr)=100*(1-exp((V_pre_init-V_post_init)/Gamma));
        CV_pop_weighted=CV_pop_weighted+Params.ptypedist(ii)*CV.(iistr);
    end

    save('./SavedOutput/LuanWallenius2015_results_cev.mat','CV','CV_pop_weighted','Gamma');
else
    load ./SavedOutput/LuanWallenius2015_results_cev.mat
end

fprintf('\n=== Welfare CEV (LW2015 Section 5.3, full GE vs pre-reform) ===\n');
fprintf('  CV is the per-period consumption reduction in the post-reform world\n');
fprintf('  required to equate lifetime utility with the pre-reform world.\n');
fprintf('  Positive CV = post-reform is welfare-improving.\n\n');
fprintf('  PType            CV (%%)\n');
for ii=1:N_i
    fprintf('  %-14s  %+7.3f\n',Names_i{ii},CV.(Names_i{ii}));
end
fprintf('  %-14s  %+7.3f\n','Pop-weighted',CV_pop_weighted);
fprintf('\n  LW2015 (p.134, against full GE): NCL 4.3%%, CH 8.6%% (reform favours high-income types)\n');
